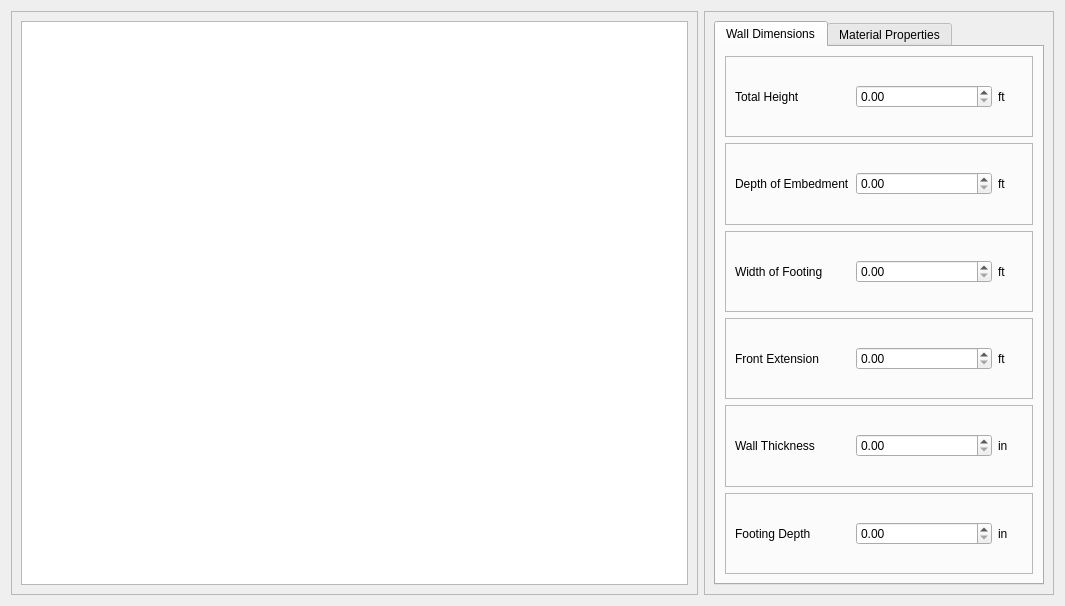
<?xml version="1.0" encoding="UTF-8"?>
<ui version="4.0">
 <class>RCCantileverForm</class>
 <widget class="QWidget" name="RCCantileverForm">
  <property name="geometry">
   <rect>
    <x>0</x>
    <y>0</y>
    <width>1065</width>
    <height>606</height>
   </rect>
  </property>
  <property name="windowTitle">
   <string>Form</string>
  </property>
  <layout class="QHBoxLayout" name="horizontalLayout">
   <item>
    <widget class="QFrame" name="frame">
     <property name="frameShape">
      <enum>QFrame::StyledPanel</enum>
     </property>
     <property name="frameShadow">
      <enum>QFrame::Raised</enum>
     </property>
     <layout class="QHBoxLayout" name="horizontalLayout_2">
      <item>
       <widget class="QGraphicsView" name="graphicsView"/>
      </item>
     </layout>
    </widget>
   </item>
   <item>
    <widget class="QFrame" name="frame_2">
     <property name="maximumSize">
      <size>
       <width>350</width>
       <height>16777215</height>
      </size>
     </property>
     <property name="frameShape">
      <enum>QFrame::StyledPanel</enum>
     </property>
     <property name="frameShadow">
      <enum>QFrame::Raised</enum>
     </property>
     <layout class="QHBoxLayout" name="horizontalLayout_3">
      <item>
       <widget class="QTabWidget" name="tabWidget">
        <property name="currentIndex">
         <number>0</number>
        </property>
        <widget class="QWidget" name="wallTab">
         <attribute name="title">
          <string>Wall Dimensions</string>
         </attribute>
         <layout class="QVBoxLayout" name="verticalLayout">
          <item>
           <widget class="QFrame" name="frame_3">
            <property name="frameShape">
             <enum>QFrame::StyledPanel</enum>
            </property>
            <property name="frameShadow">
             <enum>QFrame::Raised</enum>
            </property>
            <layout class="QHBoxLayout" name="horizontalLayout_4">
             <item>
              <widget class="QLabel" name="label">
               <property name="maximumSize">
                <size>
                 <width>115</width>
                 <height>16777215</height>
                </size>
               </property>
               <property name="text">
                <string>Total Height</string>
               </property>
              </widget>
             </item>
             <item>
              <widget class="QDoubleSpinBox" name="doubleSpinBox"/>
             </item>
             <item>
              <widget class="QLabel" name="label_2">
               <property name="maximumSize">
                <size>
                 <width>25</width>
                 <height>16777215</height>
                </size>
               </property>
               <property name="text">
                <string>ft</string>
               </property>
              </widget>
             </item>
            </layout>
           </widget>
          </item>
          <item>
           <widget class="QFrame" name="frame_4">
            <property name="frameShape">
             <enum>QFrame::StyledPanel</enum>
            </property>
            <property name="frameShadow">
             <enum>QFrame::Raised</enum>
            </property>
            <layout class="QHBoxLayout" name="horizontalLayout_5">
             <item>
              <widget class="QLabel" name="label_3">
               <property name="maximumSize">
                <size>
                 <width>115</width>
                 <height>16777215</height>
                </size>
               </property>
               <property name="text">
                <string>Depth of Embedment</string>
               </property>
              </widget>
             </item>
             <item>
              <widget class="QDoubleSpinBox" name="doubleSpinBox_2"/>
             </item>
             <item>
              <widget class="QLabel" name="label_4">
               <property name="maximumSize">
                <size>
                 <width>25</width>
                 <height>16777215</height>
                </size>
               </property>
               <property name="text">
                <string>ft</string>
               </property>
              </widget>
             </item>
            </layout>
           </widget>
          </item>
          <item>
           <widget class="QFrame" name="frame_5">
            <property name="frameShape">
             <enum>QFrame::StyledPanel</enum>
            </property>
            <property name="frameShadow">
             <enum>QFrame::Raised</enum>
            </property>
            <layout class="QHBoxLayout" name="horizontalLayout_6">
             <item>
              <widget class="QLabel" name="label_5">
               <property name="maximumSize">
                <size>
                 <width>115</width>
                 <height>16777215</height>
                </size>
               </property>
               <property name="text">
                <string>Width of Footing</string>
               </property>
              </widget>
             </item>
             <item>
              <widget class="QDoubleSpinBox" name="doubleSpinBox_3"/>
             </item>
             <item>
              <widget class="QLabel" name="label_6">
               <property name="maximumSize">
                <size>
                 <width>25</width>
                 <height>16777215</height>
                </size>
               </property>
               <property name="text">
                <string>ft</string>
               </property>
              </widget>
             </item>
            </layout>
           </widget>
          </item>
          <item>
           <widget class="QFrame" name="frame_7">
            <property name="frameShape">
             <enum>QFrame::StyledPanel</enum>
            </property>
            <property name="frameShadow">
             <enum>QFrame::Raised</enum>
            </property>
            <layout class="QHBoxLayout" name="horizontalLayout_8">
             <item>
              <widget class="QLabel" name="label_9">
               <property name="maximumSize">
                <size>
                 <width>115</width>
                 <height>16777215</height>
                </size>
               </property>
               <property name="text">
                <string>Front Extension</string>
               </property>
              </widget>
             </item>
             <item>
              <widget class="QDoubleSpinBox" name="doubleSpinBox_5"/>
             </item>
             <item>
              <widget class="QLabel" name="label_10">
               <property name="maximumSize">
                <size>
                 <width>25</width>
                 <height>16777215</height>
                </size>
               </property>
               <property name="text">
                <string>ft</string>
               </property>
              </widget>
             </item>
            </layout>
           </widget>
          </item>
          <item>
           <widget class="QFrame" name="frame_6">
            <property name="frameShape">
             <enum>QFrame::StyledPanel</enum>
            </property>
            <property name="frameShadow">
             <enum>QFrame::Raised</enum>
            </property>
            <layout class="QHBoxLayout" name="horizontalLayout_7">
             <item>
              <widget class="QLabel" name="label_7">
               <property name="maximumSize">
                <size>
                 <width>115</width>
                 <height>16777215</height>
                </size>
               </property>
               <property name="text">
                <string>Wall Thickness</string>
               </property>
              </widget>
             </item>
             <item>
              <widget class="QDoubleSpinBox" name="doubleSpinBox_4"/>
             </item>
             <item>
              <widget class="QLabel" name="label_8">
               <property name="maximumSize">
                <size>
                 <width>25</width>
                 <height>16777215</height>
                </size>
               </property>
               <property name="text">
                <string>in</string>
               </property>
              </widget>
             </item>
            </layout>
           </widget>
          </item>
          <item>
           <widget class="QFrame" name="frame_8">
            <property name="frameShape">
             <enum>QFrame::StyledPanel</enum>
            </property>
            <property name="frameShadow">
             <enum>QFrame::Raised</enum>
            </property>
            <layout class="QHBoxLayout" name="horizontalLayout_9">
             <item>
              <widget class="QLabel" name="label_11">
               <property name="maximumSize">
                <size>
                 <width>115</width>
                 <height>16777215</height>
                </size>
               </property>
               <property name="text">
                <string>Footing Depth</string>
               </property>
              </widget>
             </item>
             <item>
              <widget class="QDoubleSpinBox" name="doubleSpinBox_6"/>
             </item>
             <item>
              <widget class="QLabel" name="label_12">
               <property name="maximumSize">
                <size>
                 <width>25</width>
                 <height>16777215</height>
                </size>
               </property>
               <property name="text">
                <string>in</string>
               </property>
              </widget>
             </item>
            </layout>
           </widget>
          </item>
         </layout>
        </widget>
        <widget class="QWidget" name="matPropTab">
         <attribute name="title">
          <string>Material Properties</string>
         </attribute>
        </widget>
       </widget>
      </item>
     </layout>
    </widget>
   </item>
  </layout>
 </widget>
 <resources/>
 <connections/>
</ui>
